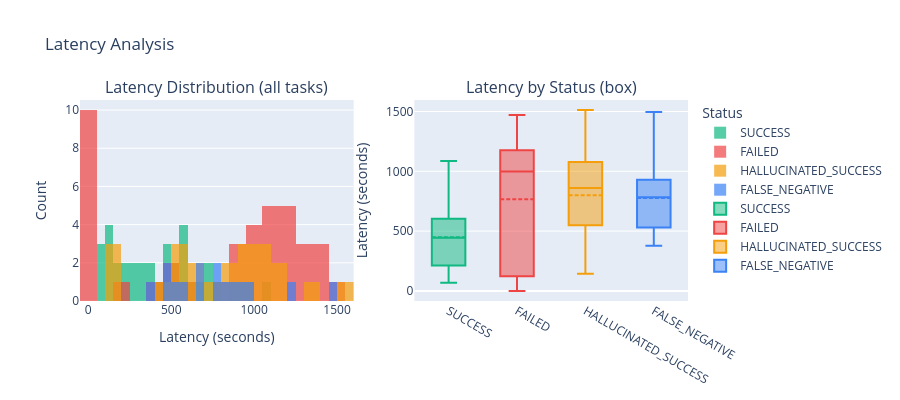

Here is the notebook cell this chart was saved with:
### Code cell
# ── Latency distribution ──
fig = make_subplots(rows=1, cols=2,
                    subplot_titles=['Latency Distribution (all tasks)', 'Latency by Status (box)'])

for status, color in [('SUCCESS', '#10B981'), ('FAILED', '#EF4444'), ('HALLUCINATED_SUCCESS', '#F59E0B'), ('FALSE_NEGATIVE', '#3B82F6')]:
    subset = df[df['corrected_status'] == status]
    fig.add_trace(go.Histogram(
        x=subset['latency_seconds'],
        name=status,
        marker_color=color,
        opacity=0.7,
        nbinsx=25
    ), row=1, col=1)

for status, color in [('SUCCESS', '#10B981'), ('FAILED', '#EF4444'), ('HALLUCINATED_SUCCESS', '#F59E0B'), ('FALSE_NEGATIVE', '#3B82F6')]:
    subset = df[df['corrected_status'] == status]
    fig.add_trace(go.Box(
        y=subset['latency_seconds'],
        name=status,
        marker_color=color,
        boxmean=True
    ), row=1, col=2)

fig.update_layout(
    title_text='Latency Analysis',
    height=400,
    barmode='overlay',
    legend_title='Status'
)
fig.update_xaxes(title_text='Latency (seconds)', row=1, col=1)
fig.update_yaxes(title_text='Count', row=1, col=1)
fig.update_yaxes(title_text='Latency (seconds)', row=1, col=2)
fig.show()

print('\nLatency breakdown by status:')
lat_by_status = df.groupby('corrected_status')['latency_seconds'].agg(['mean', 'median', 'std', 'min', 'max'])
print(lat_by_status.round(1).to_string())

### Figure 1 — Plotly figure (JSON) as saved in the notebook; plotly's stock layout.template omitted (floating-point values rounded to 4 significant figures)
{"data": [{"marker": {"color": "#10B981"}, "name": "SUCCESS", "nbinsx": 25, "opacity": 0.7, "type": "histogram", "x": [81.72, 592.6, 455.4, 488.4, 891.1, 470.4, 140.7, 1087.0, 344.3, 931.1, 270.1, 118.2, 125.9, 743.0, 75.54, 559.3, 757.6, 161.8, 293.5, 526.6, 343.5, 615.1, 142.4, 951.2, 592.2, 69.57, 708.3, 363.8, 398.2, 512.2, 193.5, 663.3, 435.5, 232.3, 589.2, 246.1], "xaxis": "x", "yaxis": "y"}, {"marker": {"color": "#EF4444"}, "name": "FAILED", "nbinsx": 25, "opacity": 0.7, "type": "histogram", "x": [0, 0, 601.8, 1470.0, 863.0, 811.3, 0, 0, 866.3, 0, 0, 1192.0, 972.1, 1026.0, 0, 1151.0, 1368.0, 0, 1032.0, 1099.0, 1057.0, 1034.0, 0, 1291.0, 457.3, 1166.0, 945.8, 245.3, 0, 1254.0, 1185.0, 1221.0, 1077.0, 1353.0, 544.5, 408.1, 1128.0, 1099.0, 1271.0, 1439.0], "xaxis": "x", "yaxis": "y"}, {"marker": {"color": "#F59E0B"}, "name": "HALLUCINATED_SUCCESS", "nbinsx": 25, "opacity": 0.7, "type": "histogram", "x": [952.6, 838.1, 1189.0, 881.6, 548.7, 653.2, 1345.0, 529.7, 1078.0, 1042, 1121.0, 1512.0, 960.8, 144.8, 148.0, 650.0, 747.2, 577.9, 913.1, 176.7, 481.8, 1088.0], "xaxis": "x", "yaxis": "y"}, {"marker": {"color": "#3B82F6"}, "name": "FALSE_NEGATIVE", "nbinsx": 25, "opacity": 0.7, "type": "histogram", "x": [699.0, 566.1, 693.6, 1496.0, 962.2, 784.0, 1212.0, 891.1, 518.6, 466.3, 942.6, 785.5, 460.2, 377.0, 801.6], "xaxis": "x", "yaxis": "y"}, {"boxmean": true, "marker": {"color": "#10B981"}, "name": "SUCCESS", "type": "box", "xaxis": "x2", "y": [81.72, 592.6, 455.4, 488.4, 891.1, 470.4, 140.7, 1087.0, 344.3, 931.1, 270.1, 118.2, 125.9, 743.0, 75.54, 559.3, 757.6, 161.8, 293.5, 526.6, 343.5, 615.1, 142.4, 951.2, 592.2, 69.57, 708.3, 363.8, 398.2, 512.2, 193.5, 663.3, 435.5, 232.3, 589.2, 246.1], "yaxis": "y2"}, {"boxmean": true, "marker": {"color": "#EF4444"}, "name": "FAILED", "type": "box", "xaxis": "x2", "y": [0, 0, 601.8, 1470.0, 863.0, 811.3, 0, 0, 866.3, 0, 0, 1192.0, 972.1, 1026.0, 0, 1151.0, 1368.0, 0, 1032.0, 1099.0, 1057.0, 1034.0, 0, 1291.0, 457.3, 1166.0, 945.8, 245.3, 0, 1254.0, 1185.0, 1221.0, 1077.0, 1353.0, 544.5, 408.1, 1128.0, 1099.0, 1271.0, 1439.0], "yaxis": "y2"}, {"boxmean": true, "marker": {"color": "#F59E0B"}, "name": "HALLUCINATED_SUCCESS", "type": "box", "xaxis": "x2", "y": [952.6, 838.1, 1189.0, 881.6, 548.7, 653.2, 1345.0, 529.7, 1078.0, 1042, 1121.0, 1512.0, 960.8, 144.8, 148.0, 650.0, 747.2, 577.9, 913.1, 176.7, 481.8, 1088.0], "yaxis": "y2"}, {"boxmean": true, "marker": {"color": "#3B82F6"}, "name": "FALSE_NEGATIVE", "type": "box", "xaxis": "x2", "y": [699.0, 566.1, 693.6, 1496.0, 962.2, 784.0, 1212.0, 891.1, 518.6, 466.3, 942.6, 785.5, 460.2, 377.0, 801.6], "yaxis": "y2"}], "layout": {"annotations": [{"font": {"size": 16}, "showarrow": false, "text": "Latency Distribution (all tasks)", "x": 0.225, "xanchor": "center", "xref": "paper", "y": 1, "yanchor": "bottom", "yref": "paper"}, {"font": {"size": 16}, "showarrow": false, "text": "Latency by Status (box)", "x": 0.775, "xanchor": "center", "xref": "paper", "y": 1, "yanchor": "bottom", "yref": "paper"}], "barmode": "overlay", "height": 400, "legend": {"title": {"text": "Status"}}, "title": {"text": "Latency Analysis"}, "xaxis": {"anchor": "y", "domain": [0, 0.45], "title": {"text": "Latency (seconds)"}}, "xaxis2": {"anchor": "y2", "domain": [0.55, 1]}, "yaxis": {"anchor": "x", "domain": [0, 1], "title": {"text": "Count"}}, "yaxis2": {"anchor": "x2", "domain": [0, 1], "title": {"text": "Latency (seconds)"}}}}
